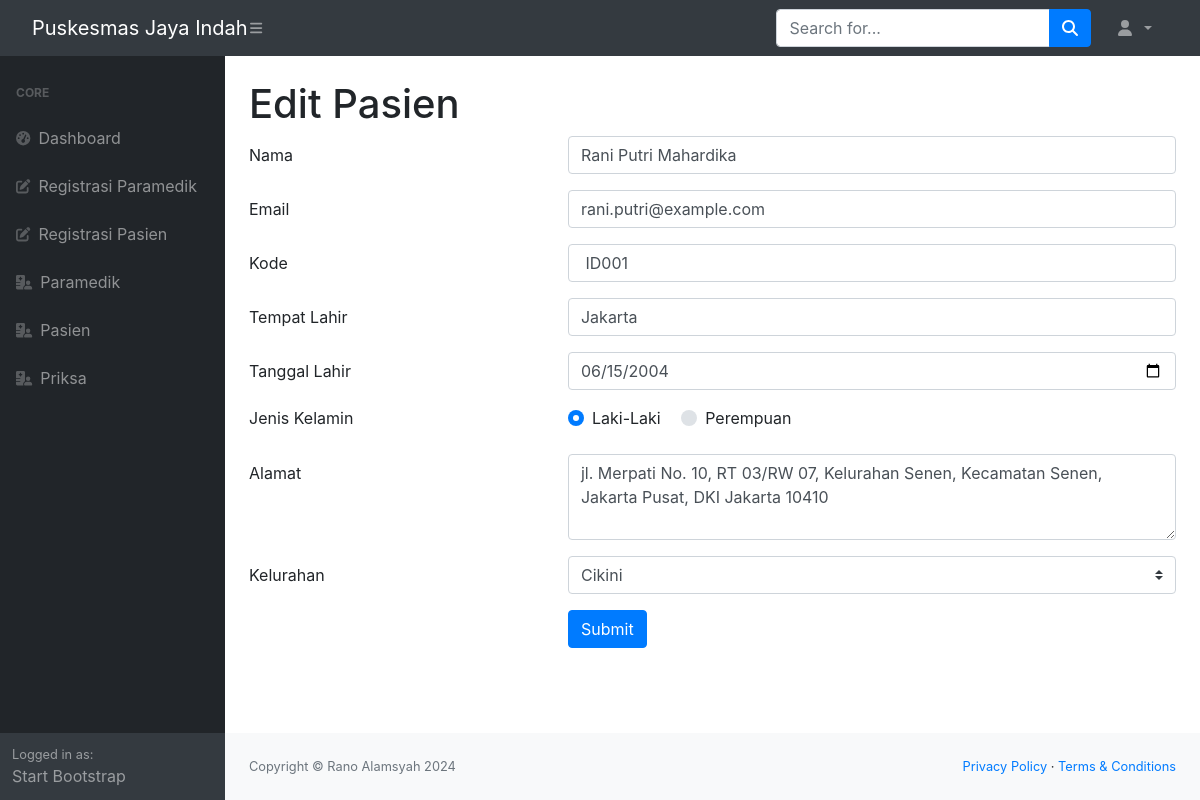
Screenshot of /Projek1/pasien_edit.php?id=52 with the database file from the repository.
### tables this page shows
CREATE TABLE `pasien` (
  `id` int(11) NOT NULL,
  `nama` varchar(45) NOT NULL,
  `kode` varchar(45) DEFAULT NULL,
  `tmp_lahir` varchar(30) DEFAULT NULL,
  `tgl_lahir` date DEFAULT NULL,
  `gender` char(1) DEFAULT NULL,
  `email` varchar(50) DEFAULT NULL,
  `alamat` varchar(100) DEFAULT NULL,
  `kelurahan_id` int(11) DEFAULT NULL
);

CREATE TABLE `kelurahan` (
  `id` int(11) NOT NULL,
  `nama` varchar(50) DEFAULT NULL,
  `kecamatan` varchar(30) DEFAULT NULL
);

### Projek1/pasien_edit.php (the view, shortened to what this page needs)
<?php
include_once('koneksi.php');
$kelurahan = $dbh->query('SELECT * FROM kelurahan');
$pasien_id = $_GET['id'];
$pasien = $dbh->query("SELECT * FROM pasien WHERE id = $pasien_id")->fetch();
include_once('top.php');
include_once('menu.php');
?>
<div class="container-fluid px-4">
    <h1 class="mt-4">Edit Pasien</h1>
    <link rel="stylesheet" href="https://stackpath.bootstrapcdn.com/bootstrap/4.1.3/css/bootstrap.min.css">
    <link rel="stylesheet" href="https://maxcdn.bootstrapcdn.com/font-awesome/4.7.0/css/font-awesome.min.css">
    <form action="pasien_update.php" method="post">
        <div class="form-group row">
            <label class="col-4 col-form-label" for="nama">Nama</label>
            <div class="col-8">
                <input id="nama" name="nama" type="text" class="form-control" value="<?= $pasien['nama'] ?>">
            </div>
        </div>
        <div class="form-group row">
            <label for="email" class="col-4 col-form-label">Email</label>
            <div class="col-8">
                <input id="email" name="email" type="text" class="form-control" value="<?= $pasien['email'] ?>">
            </div>
        </div>
        <div class="form-group row">
            <label for="kode" class="col-4 col-form-label">Kode</label>
            <div class="col-8">
                <input id="kode" name="kode" type="text" class="form-control" value="<?= $pasien['kode'] ?>">
            </div>
        </div>
        <div class="form-group row">
            <label for="tmp_lahir" class="col-4 col-form-label">Tempat Lahir</label>
            <div class="col-8">
                <input id="tmp_lahir" name="tmp_lahir" type="text" class="form-control" value="<?= $pasien['tmp_lahir'] ?>">
            </div>
        </div>
        <div class="form-group row">
            <label for="tgl_lahir" class="col-4 col-form-label">Tanggal Lahir</label>
            <div class="col-8">
                <input id="tgl_lahir" name="tgl_lahir" type="date" class="form-control" value="<?= $pasien['tgl_lahir'] ?>">
            </div>
        </div>
        <div class="form-group row">
            <label class="col-4">Jenis Kelamin</label>
            <div class="col-8">
                <div class="custom-control custom-radio custom-control-inline">
                    <label for="gender_0" class="custom-control-label">Laki-Laki</label>
                </div>
                <div class="custom-control custom-radio custom-control-inline">
                    <label for="gender_1" class="custom-control-label">Perempuan</label>
                </div>
            </div>
        </div>
        <div class="form-group row">
            <label for="alamat" class="col-4 col-form-label">Alamat</label>
            <div class="col-8">
                <textarea id="alamat" name="alamat" cols="40" rows="3" class="form-control"><?= $pasien['alamat'] ?></textarea>
            </div>
        </div>
        <div class="form-group row">
            <label for="kelurahan_id" class="col-4 col-form-label">Kelurahan</label>
            <div class="col-8">
                <select id="kelurahan_id" name="kelurahan_id" class="custom-select">
                    <?php foreach ($kelurahan as $kel) : ?>
                        <option value="<?= $kel['id'] ?>" <?= $pasien['kelurahan_id'] == $kel['id'] ? 'selected' : '' ?>><?= $kel['nama'] ?></option>
                    <?php endforeach ?>
                </select>
            </div>
        </div>
        <div class="form-group row">
            <div class="offset-4 col-8">
                <button name="submit" type="submit" class="btn btn-primary">Submit</button>
            </div>
        </div>
    </form>
</div>
<?php
include_once('bottom.php');
?>

### rows the page displays
pasien: nama "Rani Putri Mahardika", email "rani.putri@example.com", kode "ID001", tmp_lahir "Jakarta", tgl_lahir "06/15/2004", alamat "jl. Merpati No. 10, RT 03/RW 07, Kelurahan Senen, Kecamatan Senen, Jakarta Pusat, DKI Jakarta 10410", kelurahan_id "Cikini"
